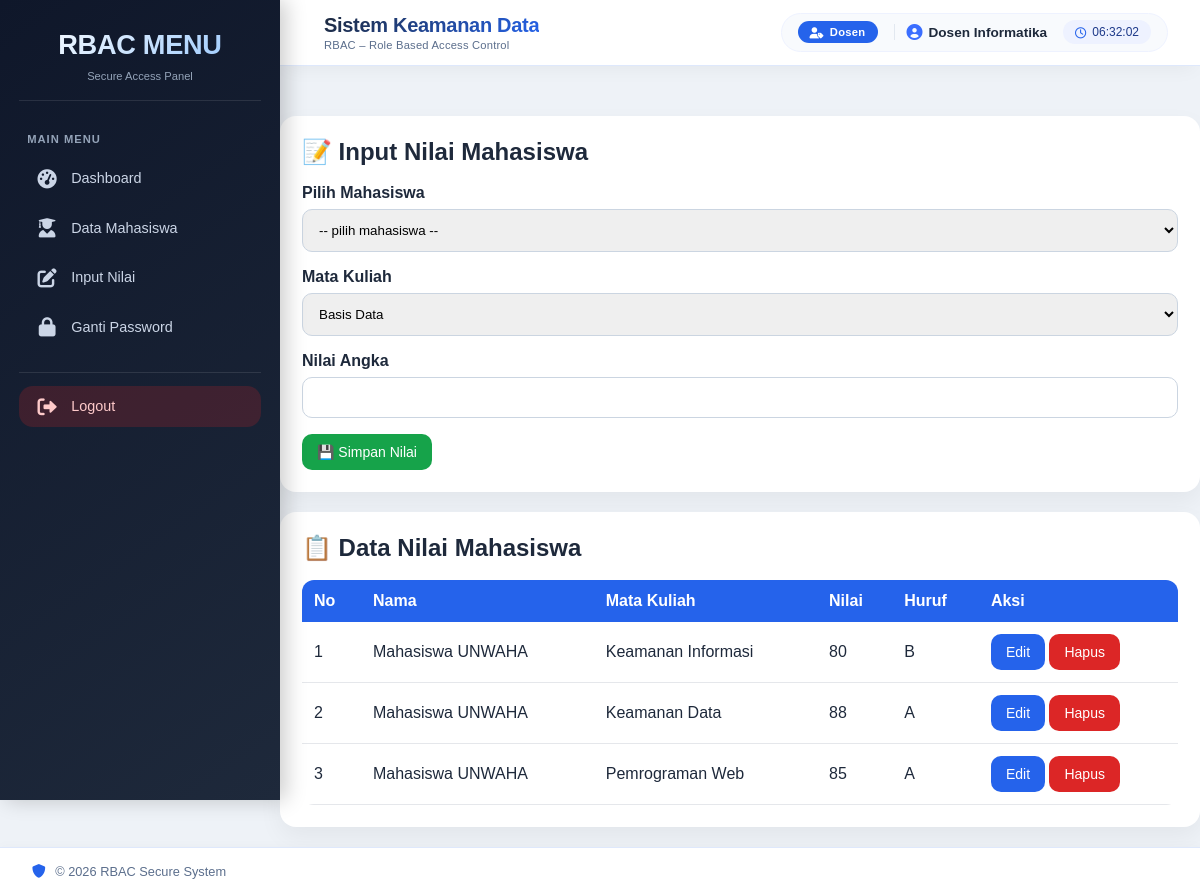
The app's page /dosen/input_nilai.php (signed in) with its own data.
### tables this page shows
CREATE TABLE `nilai` (
  `id` int(11) NOT NULL,
  `user_id` int(11) NOT NULL,
  `mata_kuliah` varchar(100) DEFAULT NULL,
  `nilai_angka` int(11) DEFAULT NULL,
  `nilai_huruf` varchar(2) DEFAULT NULL,
  `created_at` timestamp NOT NULL DEFAULT current_timestamp()
);

CREATE TABLE `users` (
  `id` int(11) NOT NULL,
  `nama_lengkap` varchar(100) NOT NULL,
  `username` varchar(50) NOT NULL,
  `password` varchar(255) NOT NULL,
  `role_id` int(11) NOT NULL,
  `status` enum('aktif','nonaktif') DEFAULT 'aktif',
  `last_login` datetime DEFAULT NULL,
  `created_at` timestamp NOT NULL DEFAULT current_timestamp()
);

### dosen/input_nilai.php (the view, shortened to what this page needs)
<?php
include '../includes/header.php';
include '../includes/sidebar.php';
include '../includes/navbar.php';
$edit = null;
$nilai = mysqli_query($conn,"
SELECT nilai.*, users.nama_lengkap
FROM nilai
JOIN users ON nilai.user_id = users.id
ORDER BY nilai.id DESC
");
?>
<div class="card">
<h2>📝 Input Nilai Mahasiswa</h2>
<br>
<form method="POST">
<div class="form-group">
<label>Pilih Mahasiswa</label>
<select name="user_id" class="form-control" required>
<option value="">-- pilih mahasiswa --</option>
</select>
</div>
<div class="form-group">
<label>Mata Kuliah</label>
<select name="mata_kuliah" class="form-control" required>
<?php
$mk = [
'Basis Data',
'Pemrograman Web',
'Keamanan Informasi',
'Algoritma',
'Jaringan Komputer',
'Sistem Operasi',
'Big Data',
'Data Mining'
];
foreach($mk as $m){
?>
<option value="<?= $m; ?>"
<?php if($edit && $edit['mata_kuliah']==$m) echo 'selected'; ?>>
<?= $m; ?>
</option>
<?php } ?>
</select>
</div>
<div class="form-group">
<label>Nilai Angka</label>
<input type="number"
name="nilai_angka"
class="form-control"
min="0"
max="100"
required
value="<?= $edit ? $edit['nilai_angka'] : ''; ?>">
</div>
<?php if($edit){ ?>
<button type="submit"
name="update"
class="btn btn-primary">
✏️ Update Nilai
</button>
<a href="input_nilai.php"
class="btn btn-danger">
Batal
</a>
<?php }else{ ?>
<button type="submit"
name="simpan"
class="btn btn-success">
💾 Simpan Nilai
</button>
<?php } ?>
</form>
</div>
<div class="card">
<h2>📋 Data Nilai Mahasiswa</h2>
<br>
<table class="table">
<tr>
<th>No</th>
<th>Nama</th>
<th>Mata Kuliah</th>
<th>Nilai</th>
<th>Huruf</th>
<th>Aksi</th>
</tr>
<?php
$no=1;
while($row=mysqli_fetch_assoc($nilai)){
?>
<tr>
<td><?= $no++; ?></td>
<td><?= $row['nama_lengkap']; ?></td>
<td><?= $row['mata_kuliah']; ?></td>
<td><?= $row['nilai_angka']; ?></td>
<td><?= $row['nilai_huruf']; ?></td>
<td>
<a href="input_nilai.php?edit=<?= $row['id']; ?>"
class="btn btn-primary">
Edit
</a>
<a href="input_nilai.php?hapus=<?= $row['id']; ?>"
class="btn btn-danger"
onclick="return confirm('Yakin hapus data?')">
Hapus
</a>
</td>
</tr>
<?php } ?>
</table>
</div>
<?php include '../includes/footer.php'; ?>

### assets/css/style.css (style rules this page uses)
* { margin:0; padding:0; box-sizing:border-box; font-family:Arial, Helvetica, sans-serif; }
body { background:#f1f5f9; color:#1e293b; }
.card { background:#fff; padding:22px; border-radius:16px; box-shadow:0 8px 18px rgba(0,0,0,.05); margin-bottom:20px; }
.table { width:100%; border-collapse:collapse; background:#fff; border-radius:12px; overflow:hidden; }
.table th { background:#2563eb; color:#fff; padding:12px; text-align:left; }
.table td { padding:12px; border-bottom:1px solid #e5e7eb; }
.btn { display:inline-block; padding:10px 15px; border:none; border-radius:10px; cursor:pointer; text-decoration:none; font-size:14px; transition:.25s; }
.btn-primary { background:#2563eb; color:#fff; }
.btn-danger { background:#dc2626; color:#fff; }
.btn-success { background:#16a34a; color:#fff; }
.form-group { margin-bottom:16px; }
.form-group label { display:block; margin-bottom:7px; font-weight:600; }
.form-control { width:100%; padding:12px; border:1px solid #cbd5e1; border-radius:10px; outline:none; }

### includes/header.php (style rules this page uses)
:root { --primary:#2563eb; --dark:#111827; --light:#f8fafc; --text:#1e293b; }
* { box-sizing:border-box; }
body { margin:0; padding:0; font-family:Arial, Helvetica, sans-serif; background:#eef2f7; color:var(--text); }
.card { background:#fff; border-radius:16px; padding:22px; box-shadow:0 10px 25px rgba(0,0,0,.05); margin-bottom:20px; }

### records on screen
nilai: user.nama_lengkap "Mahasiswa UNWAHA", mata_kuliah "Keamanan Informasi", nilai_angka "80", nilai_huruf "B"
nilai: user.nama_lengkap "Mahasiswa UNWAHA", mata_kuliah "Keamanan Data", nilai_angka "88", nilai_huruf "A"
nilai: user.nama_lengkap "Mahasiswa UNWAHA", mata_kuliah "Pemrograman Web", nilai_angka "85", nilai_huruf "A"

### other values on screen
$_SESSION['role'] "Dosen"
$_SESSION['nama'] "Dosen Informatika"
form field mata_kuliah "Basis Data"
